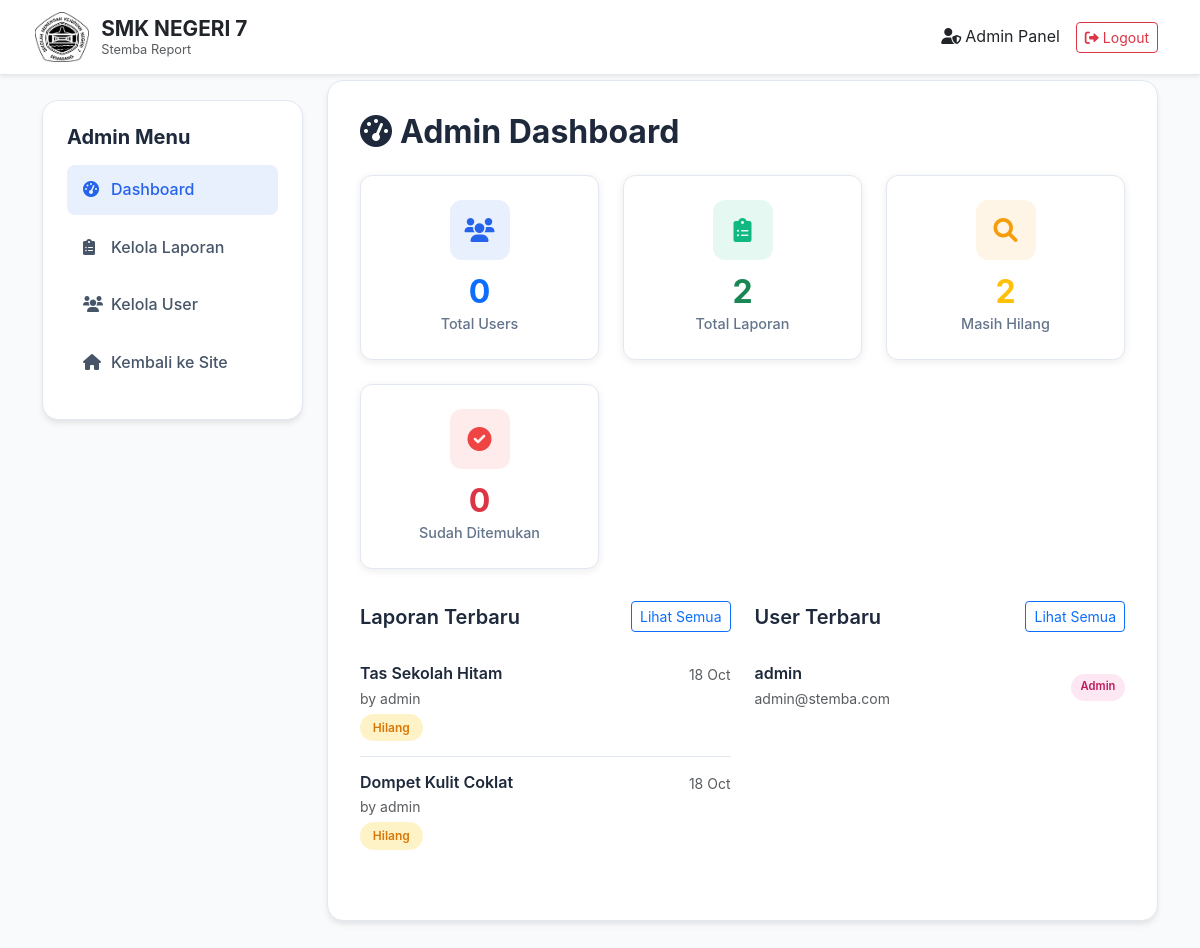
/admin/index.php (signed in), run on the app's committed database.
### tables this page shows
CREATE TABLE reports (
    id INT PRIMARY KEY AUTO_INCREMENT,
    user_id INT,
    title VARCHAR(255) NOT NULL,
    description TEXT,
    location VARCHAR(100) NOT NULL,
    date_lost DATE NOT NULL,
    image VARCHAR(255),
    status ENUM('hilang','ditemukan') DEFAULT 'hilang',
    created_at TIMESTAMP DEFAULT CURRENT_TIMESTAMP,
    FOREIGN KEY (user_id) REFERENCES users(id) ON DELETE CASCADE
);

CREATE TABLE users (
    id INT PRIMARY KEY AUTO_INCREMENT,
    username VARCHAR(50) UNIQUE NOT NULL,
    email VARCHAR(100) UNIQUE NOT NULL,
    password VARCHAR(255) NOT NULL,
    role ENUM('user','admin') DEFAULT 'user',
    created_at TIMESTAMP DEFAULT CURRENT_TIMESTAMP
);

### admin/index.php (the view, shortened to what this page needs)
<?php
include '../includes/config.php';
try {
    $stmt = $pdo->query("SELECT COUNT(*) as total_users FROM users WHERE role = 'user'");
    $total_users = $stmt->fetch()['total_users'];
    $stmt = $pdo->query("SELECT COUNT(*) as total_reports FROM reports");
    $total_reports = $stmt->fetch()['total_reports'];
    $stmt = $pdo->query("SELECT status, COUNT(*) as count FROM reports GROUP BY status");
    $status_counts = $stmt->fetchAll(PDO::FETCH_KEY_PAIR);
    $lost_reports = $status_counts['hilang'] ?? 0;
    $found_reports = $status_counts['ditemukan'] ?? 0;
    $stmt = $pdo->query("
        SELECT r.*, u.username
        FROM reports r
        JOIN users u ON r.user_id = u.id
        ORDER BY r.created_at DESC
        LIMIT 5
    ");
    $recent_reports = $stmt->fetchAll();
    $stmt = $pdo->query("SELECT * FROM users ORDER BY created_at DESC LIMIT 5");
    $recent_users = $stmt->fetchAll();
} catch (PDOException $e) {
    $error = "Terjadi kesalahan saat mengambil data!";
}
?>
<!DOCTYPE html>
<html lang="id">
<head>
    <link href="https://cdn.jsdelivr.net/npm/bootstrap@5.3.0/dist/css/bootstrap.min.css" rel="stylesheet">
    <link href="https://cdnjs.cloudflare.com/ajax/libs/font-awesome/6.0.0/css/all.min.css" rel="stylesheet">
    <link href="../assets/css/style.css" rel="stylesheet">
</head>
<body>
    <nav class="navbar navbar-expand-lg navbar-light bg-white fixed-top shadow-sm">
        <div class="container">
            <a class="navbar-brand d-flex align-items-center" href="../index.php">
                <div class="logo-placeholder me-2">
                    <img src="../assets/img/logo.png" alt="logo" width="55" height="50">
                </div>
                <div class="brand-text">
                    <span class="fw-bold text-dark">SMK NEGERI 7</span>
                    <small class="text-muted d-block">Stemba Report</small>
                </div>
            </a>
            <div class="navbar-nav ms-auto">
                <div class="d-flex gap-2 align-items-center">
                    <span class="text-dark me-2">
                        <i class="fas fa-user-shield me-1"></i>Admin Panel
                    </span>
                    <a href="../logout.php" class="btn btn-outline-danger btn-sm">
                        <i class="fas fa-sign-out-alt me-1"></i>Logout
                    </a>
                </div>
            </div>
        </div>
    </nav>
    <section class="admin-container">
        <div class="container">
            <div class="row">
                <div class="col-lg-3 mb-4">
                    <div class="admin-sidebar">
                        <h5 class="fw-bold mb-3">Admin Menu</h5>
                        <nav class="nav-admin">
                            <a class="nav-link active" href="index.php">
                                <i class="fas fa-tachometer-alt"></i>Dashboard
                            </a>
                            <a class="nav-link" href="manage_reports.php">
                                <i class="fas fa-clipboard-list"></i>Kelola Laporan
                            </a>
                            <a class="nav-link" href="manage_users.php">
                                <i class="fas fa-users"></i>Kelola User
                            </a>
                            <a class="nav-link" href="../index.php">
                                <i class="fas fa-home"></i>Kembali ke Site
                            </a>
                        </nav>
                    </div>
                </div>
                <div class="col-lg-9">
                    <div class="admin-main">
                        <h2 class="fw-bold mb-4"><i class="fas fa-tachometer-alt me-2"></i>Admin Dashboard</h2>
                        <div class="stats-grid">
                            <div class="stat-card">
                                <div class="stat-icon primary">
                                    <i class="fas fa-users"></i>
                                </div>
                                <div class="stat-number text-primary"><?php echo $total_users; ?></div>
                                <div class="stat-label">Total Users</div>
                            </div>
                            <div class="stat-card">
                                <div class="stat-icon success">
                                    <i class="fas fa-clipboard-list"></i>
                                </div>
                                <div class="stat-number text-success"><?php echo $total_reports; ?></div>
                                <div class="stat-label">Total Laporan</div>
                            </div>
                            <div class="stat-card">
                                <div class="stat-icon warning">
                                    <i class="fas fa-search"></i>
                                </div>
                                <div class="stat-number text-warning"><?php echo $lost_reports; ?></div>
                                <div class="stat-label">Masih Hilang</div>
                            </div>
                            <div class="stat-card">
                                <div class="stat-icon danger">
                                    <i class="fas fa-check-circle"></i>
                                </div>
                                <div class="stat-number text-danger"><?php echo $found_reports; ?></div>
                                <div class="stat-label">Sudah Ditemukan</div>
                            </div>
                        </div>
                        <div class="row">
                            <div class="col-md-6 mb-4">
                                <div class="d-flex justify-content-between align-items-center mb-3">
                                    <h5 class="fw-semibold mb-0">Laporan Terbaru</h5>
                                    <a href="manage_reports.php" class="btn btn-sm btn-outline-primary">Lihat Semua</a>
                                </div>
                                <div class="recent-list">
                                    <?php if (empty($recent_reports)): ?>
                                        <p class="text-muted text-center py-3">Belum ada laporan</p>
                                    <?php else: ?>
                                        <?php foreach ($recent_reports as $report): ?>
                                            <div class="recent-item">
                                                <div class="d-flex justify-content-between align-items-start">
                                                    <div>
                                                        <h6 class="fw-semibold mb-1"><?php echo htmlspecialchars($report['title']); ?></h6>
                                                        <p class="text-muted small mb-1">by <?php echo htmlspecialchars($report['username']); ?></p>
                                                        <span class="status-badge <?php echo $report['status'] == 'ditemukan' ? 'status-ditemukan' : 'status-hilang'; ?>">
                                                            <?php echo ucfirst($report['status']); ?>
                                                        </span>
                                                    </div>
                                                    <small class="text-muted"><?php echo date('d M', strtotime($report['created_at'])); ?></small>
                                                </div>
                                            </div>
                                        <?php endforeach; ?>
                                    <?php endif; ?>
                                </div>
                            </div>
                            <div class="col-md-6">
                                <div class="d-flex justify-content-between align-items-center mb-3">
                                    <h5 class="fw-semibold mb-0">User Terbaru</h5>
                                    <a href="manage_users.php" class="btn btn-sm btn-outline-primary">Lihat Semua</a>
                                </div>
                                <div class="recent-list">
                                    <?php if (empty($recent_users)): ?>
                                        <p class="text-muted text-center py-3">Belum ada user</p>
                                    <?php else: ?>
                                        <?php foreach ($recent_users as $user): ?>
                                            <div class="recent-item">
                                                <div class="d-flex justify-content-between align-items-center">
                                                    <div>
                                                        <h6 class="fw-semibold mb-1"><?php echo htmlspecialchars($user['username']); ?></h6>
                                                        <p class="text-muted small mb-0"><?php echo htmlspecialchars($user['email']); ?></p>
                                                    </div>
                                                    <span class="role-badge <?php echo $user['role'] == 'admin' ? 'role-admin' : 'role-user'; ?>">
                                                        <?php echo ucfirst($user['role']); ?>
                                                    </span>
                                                </div>
                                            </div>
                                        <?php endforeach; ?>
                                    <?php endif; ?>
                                </div>
                            </div>
                        </div>
                    </div>
                </div>
            </div>
        </div>
    </section>
</body>
</html>

### assets/css/style.css (style rules this page uses)
:root { --primary: #2563eb; --primary-light: #3b82f6; --primary-dark: #1d4ed8; --secondary: #64748b; --success: #10b981; --warning: #f59e0b; --light: #f8fafc; --dark: #1e293b; --border: #e2e8f0; --shadow: 0 1px 3px 0 rgba(0, 0, 0, 0.1), 0 1px 2px 0 rgba(0, 0, 0, 0.06); --shadow-md: 0 4px 6px -1px rgba(0, 0, 0, 0.1), 0 2px 4px -1px rgba(0, 0, 0, 0.06); --shadow-lg: 0 10px 15px -3px rgba(0, 0, 0, 0.1), 0 4px 6px -2px rgba(0, 0, 0, 0.05); }
* { margin: 0; padding: 0; box-sizing: border-box; }
body { font-family: "Inter", -apple-system, BlinkMacSystemFont, sans-serif; line-height: 1.6; color: var(--dark); background: #fff; }
.navbar { padding: 0.75rem 0; background: rgba(255, 255, 255, 0.98); backdrop-filter: blur(10px); border-bottom: 1px solid var(--border); }
.navbar-brand { transition: transform 0.3s ease; }
.logo-placeholder { width: 40px; height: 40px; border-radius: 8px; display: flex; align-items: center; justify-content: center; }
.brand-text { padding-left: 0.7rem; line-height: 1.2; }
.brand-text .fw-bold { font-size: 1.3rem; }
.brand-text small { font-size: 0.8rem; }
.navbar-nav { gap: 0.5rem; }
.stats-grid { display: grid; grid-template-columns: 1fr 1fr; gap: 1rem; }
@media (min-width: 992px) { .navbar-nav { gap: 1rem; } }
.text-primary { color: var(--primary); }
html { scroll-behavior: smooth; }

### admin/index.php (style rules this page uses)
.admin-container { padding: 80px 0 30px; background: #f8fafc; min-height: 100vh; }
.admin-sidebar { background: white; border-radius: 16px; box-shadow: 0 4px 6px -1px rgba(0, 0, 0, 0.1); border: 1px solid #e2e8f0; padding: 1.5rem; height: fit-content; position: sticky; top: 100px; }
.admin-main { background: white; border-radius: 16px; box-shadow: 0 4px 6px -1px rgba(0, 0, 0, 0.1); border: 1px solid #e2e8f0; padding: 2rem; }
.stats-grid { display: grid; grid-template-columns: repeat(auto-fit, minmax(200px, 1fr)); gap: 1.5rem; margin-bottom: 2rem; }
.stat-card { background: white; padding: 1.5rem; border-radius: 12px; box-shadow: 0 2px 8px rgba(0, 0, 0, 0.08); border: 1px solid #e2e8f0; text-align: center; transition: all 0.3s ease; }
.stat-icon { width: 60px; height: 60px; border-radius: 12px; display: flex; align-items: center; justify-content: center; margin: 0 auto 1rem; font-size: 1.5rem; }
.stat-icon.primary { background: rgba(37, 99, 235, 0.1); color: #2563eb; }
.stat-icon.success { background: rgba(16, 185, 129, 0.1); color: #10b981; }
.stat-icon.warning { background: rgba(245, 158, 11, 0.1); color: #f59e0b; }
.stat-icon.danger { background: rgba(239, 68, 68, 0.1); color: #ef4444; }
.stat-number { font-size: 2rem; font-weight: 700; margin-bottom: 0.25rem; line-height: 1; }
.stat-label { color: #64748b; font-size: 0.9rem; font-weight: 500; }
.nav-admin .nav-link { color: #475569; padding: 0.75rem 1rem; border-radius: 8px; margin-bottom: 0.5rem; transition: all 0.3s ease; font-weight: 500; }
.nav-admin .nav-link:hover, .nav-admin .nav-link.active { background: rgba(37, 99, 235, 0.1); color: #2563eb; }
.nav-admin .nav-link i { width: 20px; margin-right: 0.5rem; }
.recent-item { border-bottom: 1px solid #e2e8f0; padding: 1rem 0; }
.recent-item:last-child { border-bottom: none; }
.status-badge { padding: 0.4rem 0.8rem; border-radius: 20px; font-size: 0.75rem; font-weight: 600; }
.status-hilang { background: #fef3c7; color: #d97706; }
.role-badge { padding: 0.3rem 0.6rem; border-radius: 20px; font-size: 0.7rem; font-weight: 600; }
.role-admin { background: #fce7f3; color: #be185d; }

### data on the page
reports: title "Tas Sekolah Hitam", user.username "admin", status "Hilang", created_at "18 Oct"
reports: title "Dompet Kulit Coklat", user.username "admin", status "Hilang", created_at "18 Oct"
users: username "admin", email "admin@stemba.com", role "Admin"

### other printed values
$total_users "0"
$total_reports "2"
$lost_reports "2"
$found_reports "0"
